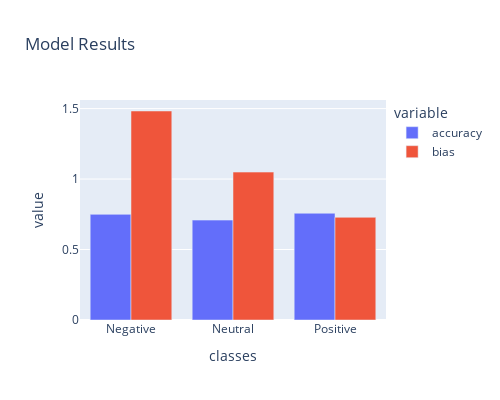

Source (notebook cell):
### Code cell
fig_cls = px.bar(model_stat_df,
                 x='classes',
                 y=['accuracy', 'bias'],
                 labels={'x': 'Class Name', 'y':'Accuracy'},
                 width=500,
                 height=400,
                 title='Model Results',
                 barmode='group',
                )
fig_cls.show()

### Figure 1 — Plotly figure (JSON) as saved in the notebook; plotly's stock layout.template omitted (floating-point values rounded to 4 significant figures)
{"data": [{"alignmentgroup": "True", "hovertemplate": "variable=accuracy<br>classes=%{x}<br>value=%{y}<extra></extra>", "legendgroup": "accuracy", "marker": {"color": "#636efa"}, "name": "accuracy", "offsetgroup": "accuracy", "orientation": "v", "showlegend": true, "textposition": "auto", "type": "bar", "x": ["Negative", "Neutral", "Positive"], "xaxis": "x", "y": [0.7495, 0.7087, 0.7574], "yaxis": "y"}, {"alignmentgroup": "True", "hovertemplate": "variable=bias<br>classes=%{x}<br>value=%{y}<extra></extra>", "legendgroup": "bias", "marker": {"color": "#EF553B"}, "name": "bias", "offsetgroup": "bias", "orientation": "v", "showlegend": true, "textposition": "auto", "type": "bar", "x": ["Negative", "Neutral", "Positive"], "xaxis": "x", "y": [1.483, 1.049, 0.7285], "yaxis": "y"}], "layout": {"barmode": "group", "height": 400, "legend": {"title": {"text": "variable"}, "tracegroupgap": 0}, "title": {"text": "Model Results"}, "width": 500, "xaxis": {"anchor": "y", "autorange": true, "domain": [0, 1], "range": [-0.5, 2.5], "title": {"text": "classes"}, "type": "category"}, "yaxis": {"anchor": "x", "autorange": true, "domain": [0, 1], "range": [0, 1.561], "title": {"text": "value"}, "type": "linear"}}}
